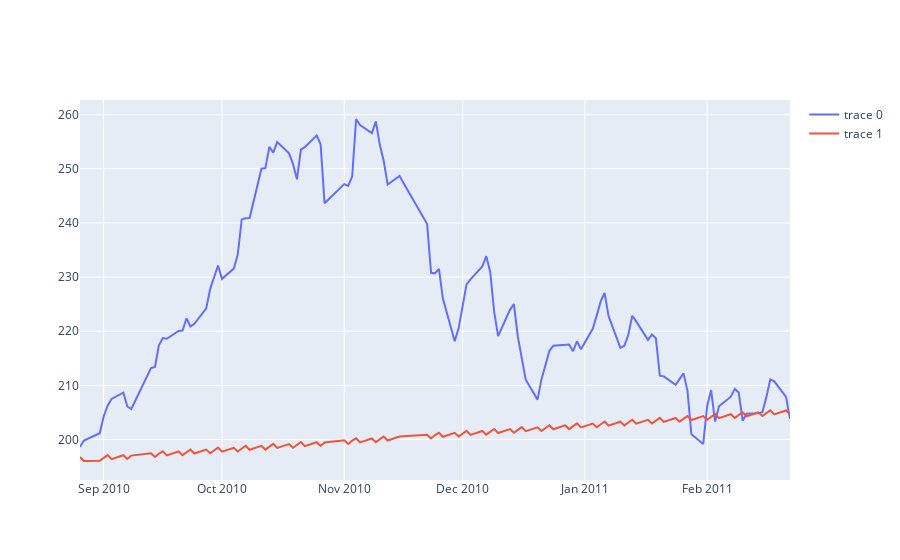

The notebook cell this image was saved under:
### Markdown cell above
Наиболее удачно получилось построить 'ISE', давайте построим для него график

### Code cell
def weekdays(some_date):
    if some_date.weekday() == 5 or some_date.weekday() == 6:
        return None
    return some_date
import plotly.graph_objects as go
predictor = prophet.Prophet()
days = 120
predict_days = 181
indexes[['date', "ISE"]][:-days].rename(columns ={'date':'ds','ISE':'y'})
predictor.fit(df = indexes.reset_index()[['date', 'ISE']][:-days].rename(columns ={'date':'ds','ISE':'y'}))
future = predictor.make_future_dataframe(periods=predict_days)
forecast = predictor.predict(future)
forecast = forecast.rename(columns = {'ds':'date'})
total = pd.merge(forecast, indexes, on = 'date', how = 'inner').dropna()
forecast = total[['date', 'yhat']]
forecast = forecast.rename(columns = {'date':'ds'})
fig = go.Figure()
fig.add_trace(go.Scatter(x = indexes['date'][-days:], y = indexes['ISE'][-days:]))
fig.add_trace(go.Scatter(x = forecast['ds'][-days:], y = forecast['yhat'][-days:]))
fig.show()
print(forecast.iloc[-1])
print(indexes.iloc[-1])
